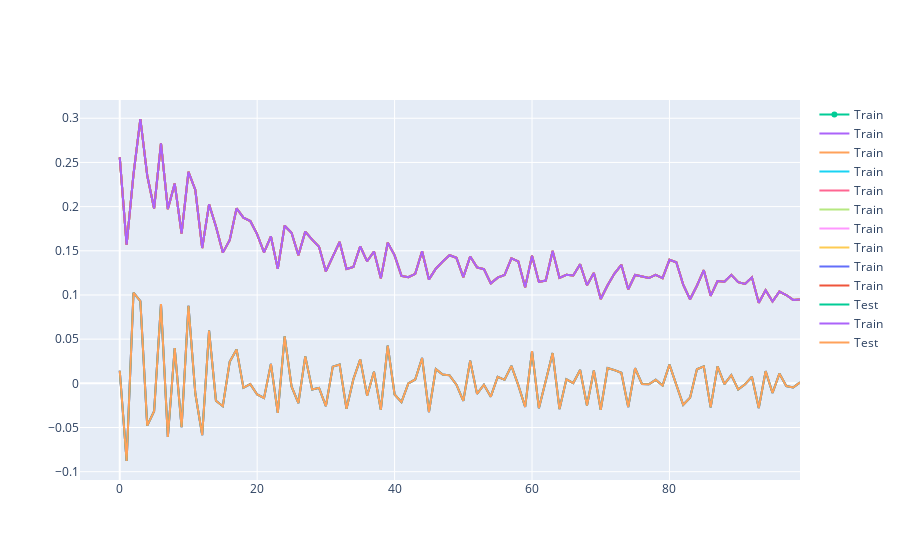

Notebook code for this chart:
### Markdown cell above
And add the two lines, one for training deviance and one for testing deviance.

### Code cell
fig.add_scatter(x= (np.arange(0,100)),y= (gradientBoostingRegressor.train_score_),name= 'Train')

fig.add_scatter(x= (np.arange(0,100)),y= (gradientBoostingRegressor.oob_improvement_),name= 'Test')

#<xml xmlns="https://developers.google.com/blockly/xml"><variables><variable id="FuH.yx^v|kVlL!174TwM">fig</variable><variable id="hxqH|@PJU~wrI]t*tHgd">np</variable><variable id="p^Wp_Xg_ruIuNDDvQNii">gradientBoostingRegressor</variable></variables><block type="varDoMethod" id="t+LX0/GT`Qh5{V)D|_Do" x="0" y="0"><mutation items="3"></mutation><field name="VAR" id="FuH.yx^v|kVlL!174TwM">fig</field><field name="MEMBER">add_scatter</field><data>fig:add_scatter</data><value name="ADD0"><block type="valueOutputCodeBlock" id="SFKiC7vZbj_T$?lR7Uvr"><field name="CODE">x=</field><value name="INPUT"><block type="varDoMethod" id="}[!RE~M`31lfT3iXKho5"><mutation items="2"></mutation><field name="VAR" id="hxqH|@PJU~wrI]t*tHgd">np</field><field name="MEMBER">arange</field><data>np:arange</data><value name="ADD0"><block type="math_number" id="|vG]HoJfzgS9~i]T1U=v"><field name="NUM">0</field></block></value><value name="ADD1"><block type="math_number" id="}DYOg1+kncvy5KPhq:KN"><field name="NUM">100</field></block></value></block></value></block></value><value name="ADD1"><block type="valueOutputCodeBlock" id="^@dHwrr.!k|eaV}-Ie`?"><field name="CODE">y=</field><value name="INPUT"><block type="varGetProperty" id="n4$I#aio8h|}Q7KAk~r1"><field name="VAR" id="p^Wp_Xg_ruIuNDDvQNii">gradientBoostingRegressor</field><field name="MEMBER">train_score_</field><data>gradientBoostingRegressor:train_score_</data></block></value></block></value><value name="ADD2"><block type="valueOutputCodeBlock" id="v!H6Y=TQ3ex,{LJe[~om"><field name="CODE">name=</field><value name="INPUT"><block type="text" id="BO+*oyu$L_WDS25[fPH0"><field name="TEXT">Train</field></block></value></block></value></block><block type="varDoMethod" id="QoRkCw(aoCn+M(nqYeqi" x="11" y="181"><mutation items="3"></mutation><field name="VAR" id="FuH.yx^v|kVlL!174TwM">fig</field><field name="MEMBER">add_scatter</field><data>fig:add_scatter</data><value name="ADD0"><block type="valueOutputCodeBlock" id="==.xkO5pJ7$=R}+vaaIq"><field name="CODE">x=</field><value name="INPUT"><block type="varDoMethod" id="`+MV{t(D~KA/VuaQyj;["><mutation items="2"></mutation><field name="VAR" id="hxqH|@PJU~wrI]t*tHgd">np</field><field name="MEMBER">arange</field><data>np:arange</data><value name="ADD0"><block type="math_number" id="/fXCa-BE9STZL:zHL[D/"><field name="NUM">0</field></block></value><value name="ADD1"><block type="math_number" id="SbOuG:Zp4%Q:;KdL?Q-N"><field name="NUM">100</field></block></value></block></value></block></value><value name="ADD1"><block type="valueOutputCodeBlock" id="y9KLbLK,;K4!]2a.]qTv"><field name="CODE">y=</field><value name="INPUT"><block type="varGetProperty" id="#A7.n33JoZ!_FOt/oq=%"><field name="VAR" id="p^Wp_Xg_ruIuNDDvQNii">gradientBoostingRegressor</field><field name="MEMBER">oob_improvement_</field><data>gradientBoostingRegressor:oob_improvement_</data></block></value></block></value><value name="ADD2"><block type="valueOutputCodeBlock" id="S%4EB8ZL6s.u%W%51:kK"><field name="CODE">name=</field><value name="INPUT"><block type="text" id="r)%zR#If;iK@m8s_W.^S"><field name="TEXT">Test</field></block></value></block></value></block></xml>
